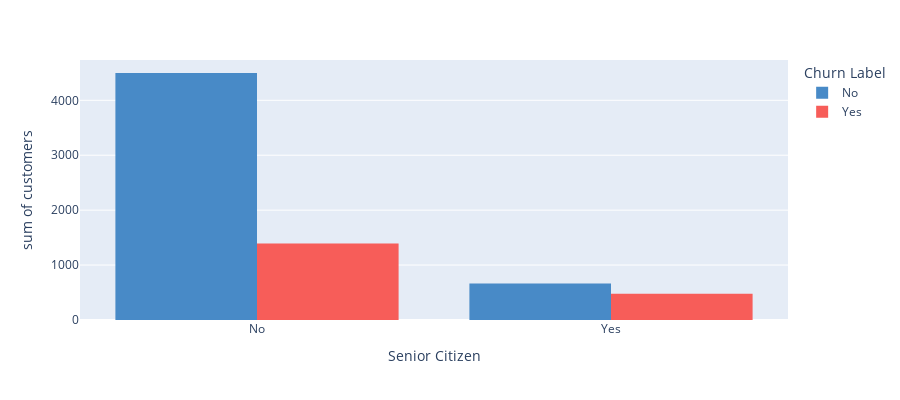

This figure's notebook cell:
### Code cell
import plotly.express as px
fig = px.histogram(df_ch, x="Senior Citizen", y="customers",
             color='Churn Label', barmode='group',
             height=400,
                   color_discrete_map={'Yes': '#F75D59', 'No': '#488AC7'})
fig.show()

### Figure 1 — Plotly figure (JSON) as saved in the notebook; plotly's stock layout.template omitted (floating-point values rounded to 4 significant figures)
{"data": [{"alignmentgroup": "True", "bingroup": "x", "histfunc": "sum", "hovertemplate": "Churn Label=No<br>Senior Citizen=%{x}<br>sum of customers=%{y}<extra></extra>", "legendgroup": "No", "marker": {"color": "#488AC7", "pattern": {"shape": ""}}, "name": "No", "offsetgroup": "No", "orientation": "v", "showlegend": true, "type": "histogram", "x": ["No", "Yes"], "xaxis": "x", "y": [4497, 666], "yaxis": "y"}, {"alignmentgroup": "True", "bingroup": "x", "histfunc": "sum", "hovertemplate": "Churn Label=Yes<br>Senior Citizen=%{x}<br>sum of customers=%{y}<extra></extra>", "legendgroup": "Yes", "marker": {"color": "#F75D59", "pattern": {"shape": ""}}, "name": "Yes", "offsetgroup": "Yes", "orientation": "v", "showlegend": true, "type": "histogram", "x": ["No", "Yes"], "xaxis": "x", "y": [1393, 476], "yaxis": "y"}], "layout": {"barmode": "group", "height": 400, "legend": {"title": {"text": "Churn Label"}, "tracegroupgap": 0}, "margin": {"t": 60}, "xaxis": {"anchor": "y", "domain": [0, 1], "title": {"text": "Senior Citizen"}}, "yaxis": {"anchor": "x", "domain": [0, 1], "title": {"text": "sum of customers"}}}}
